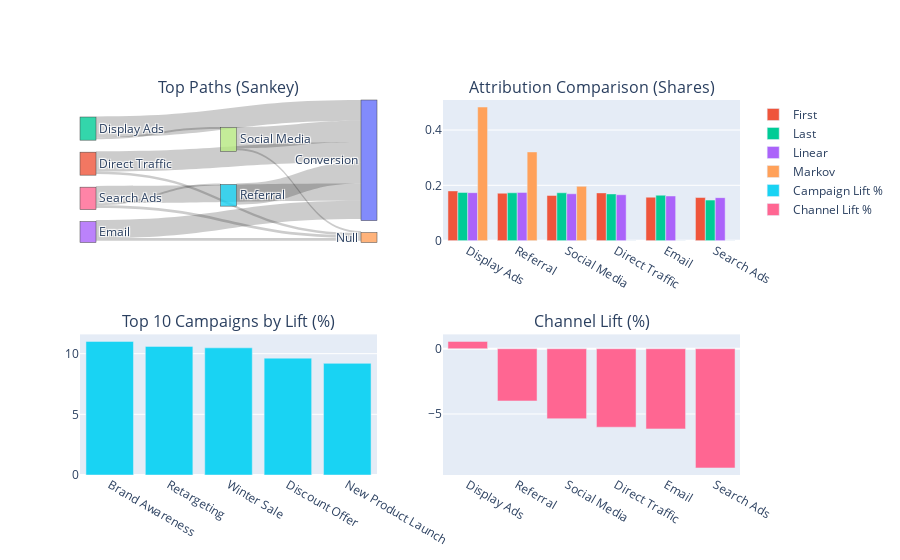

Notebook source saved alongside this figure:
### Code cell
fig.add_trace(sankey, row=1, col=1)
for t in attr_bars: fig.add_trace(t, row=1, col=2)
fig.add_trace(camp_bar, row=2, col=1)
fig.add_trace(chan_bar, row=2, col=2)

### Figure 1 — Plotly figure (JSON) as saved in the notebook; plotly's stock layout.template omitted (floating-point values rounded to 4 significant figures)
{"data": [{"domain": {"x": [0, 0.45], "y": [0.625, 1]}, "link": {"source": [2, 1, 5, 7, 3, 6, 6, 3, 1, 6, 7, 2], "target": [0, 0, 0, 0, 0, 0, 4, 4, 4, 5, 4, 7], "value": [254, 248, 260, 259, 221, 211, 34, 31, 29, 25, 25, 25]}, "node": {"label": ["Conversion", "Direct Traffic", "Display Ads", "Email", "Null", "Referral", "Search Ads", "Social Media"], "pad": 12, "thickness": 16}, "type": "sankey"}, {"name": "First", "type": "bar", "x": ["Display Ads", "Referral", "Social Media", "Direct Traffic", "Email", "Search Ads"], "xaxis": "x", "y": [0.1798, 0.1714, 0.1634, 0.1726, 0.1571, 0.1558], "yaxis": "y"}, {"name": "Last", "type": "bar", "x": ["Display Ads", "Referral", "Social Media", "Direct Traffic", "Email", "Search Ads"], "xaxis": "x", "y": [0.1743, 0.173, 0.173, 0.1688, 0.1642, 0.1466], "yaxis": "y"}, {"name": "Linear", "type": "bar", "x": ["Display Ads", "Referral", "Social Media", "Direct Traffic", "Email", "Search Ads"], "xaxis": "x", "y": [0.1734, 0.1743, 0.1694, 0.166, 0.1614, 0.1554], "yaxis": "y"}, {"name": "Markov", "type": "bar", "x": ["Display Ads", "Referral", "Social Media", "Direct Traffic", "Email", "Search Ads"], "xaxis": "x", "y": [0.483, 0.3207, 0.1963, 0, 0, 0], "yaxis": "y"}, {"name": "Campaign Lift %", "type": "bar", "x": ["Brand Awareness", "Retargeting", "Winter Sale", "Discount Offer", "New Product Launch"], "xaxis": "x2", "y": [11.01, 10.6, 10.48, 9.63, 9.2], "yaxis": "y2"}, {"name": "Channel Lift %", "type": "bar", "x": ["Display Ads", "Referral", "Social Media", "Direct Traffic", "Email", "Search Ads"], "xaxis": "x3", "y": [0.56, -4, -5.36, -6.01, -6.14, -9.13], "yaxis": "y3"}], "layout": {"annotations": [{"font": {"size": 16}, "showarrow": false, "text": "Top Paths (Sankey)", "x": 0.225, "xanchor": "center", "xref": "paper", "y": 1, "yanchor": "bottom", "yref": "paper"}, {"font": {"size": 16}, "showarrow": false, "text": "Attribution Comparison (Shares)", "x": 0.775, "xanchor": "center", "xref": "paper", "y": 1, "yanchor": "bottom", "yref": "paper"}, {"font": {"size": 16}, "showarrow": false, "text": "Top 10 Campaigns by Lift (%)", "x": 0.225, "xanchor": "center", "xref": "paper", "y": 0.375, "yanchor": "bottom", "yref": "paper"}, {"font": {"size": 16}, "showarrow": false, "text": "Channel Lift (%)", "x": 0.775, "xanchor": "center", "xref": "paper", "y": 0.375, "yanchor": "bottom", "yref": "paper"}], "autosize": true, "xaxis": {"anchor": "y", "autorange": true, "domain": [0.55, 1], "range": [-0.5, 5.5], "type": "category"}, "xaxis2": {"anchor": "y2", "autorange": true, "domain": [0, 0.45], "range": [-0.5, 4.5], "type": "category"}, "xaxis3": {"anchor": "y3", "autorange": true, "domain": [0.55, 1], "range": [-0.5, 5.5], "type": "category"}, "yaxis": {"anchor": "x", "autorange": true, "domain": [0.625, 1], "range": [0, 0.5084], "type": "linear"}, "yaxis2": {"anchor": "x2", "autorange": true, "domain": [0, 0.375], "range": [0, 11.59], "type": "linear"}, "yaxis3": {"anchor": "x3", "autorange": true, "domain": [0, 0.375], "range": [-9.668, 1.098], "type": "linear"}}}
